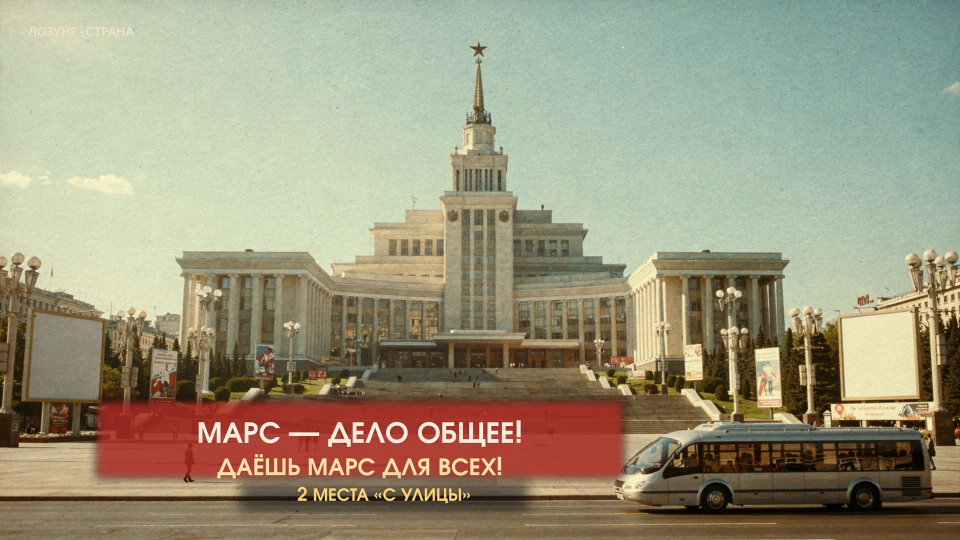
#> input picture assets/review/_s5_varB2.png, 1920 x 1080 px, given in place of review_113_s4_cap_before.png, which was not available (shown at 1/2 size)
$ python _s4_cap_ab2.py
#> lines starting #> are read from the running program, lines starting #| are printed output that depends on the picture; pictures that were not available may be replaced by others from this repository, and a replacement may not be noted
# -*- coding: utf-8 -*-
"""Лист для Ивана: было (наезд, мелкая низкая подпись) / стало в покое / стало на наезде."""
import os
from PIL import Image, ImageDraw, ImageFont

HERE = os.path.dirname(os.path.abspath(__file__))
REV = os.path.join(HERE, 'assets', 'review')
GOTHIC = '/usr/share/fonts/opentype/urw-base35/URWGothic-Demi.otf'
LATO = '/usr/share/fonts/truetype/lato/Lato-Bold.ttf'

PANELS = [
    ('review_113_s4_cap_before.png', 'БЫЛО', 'кегль 52, подпись внизу — на наезде уходила под подстрочник', (214, 96, 82)),
    ('review_113_s4_cap_wide.png', 'СТАЛО · покой', 'кегль 61 = 94% ширины экрана ТВ, сразу под телевизором', (126, 214, 128)),
    ('review_113_s4_cap_zoom.png', 'СТАЛО · наезд 1.5x', 'растёт до 91%, до подстрочника 101 px — не перекрывается', (126, 214, 128)),
]
W, HEAD = 1400, 78
ims = []
for fn, title, sub, col in PANELS:
    im = Image.open(os.path.join(REV, fn)).convert('RGB')
#> im is the input picture: PIL image 1920x1080 RGB; mean R, G, B 155.2, 150, 124.8
    im = im.resize((W, int(W * im.height / im.width)), Image.LANCZOS)
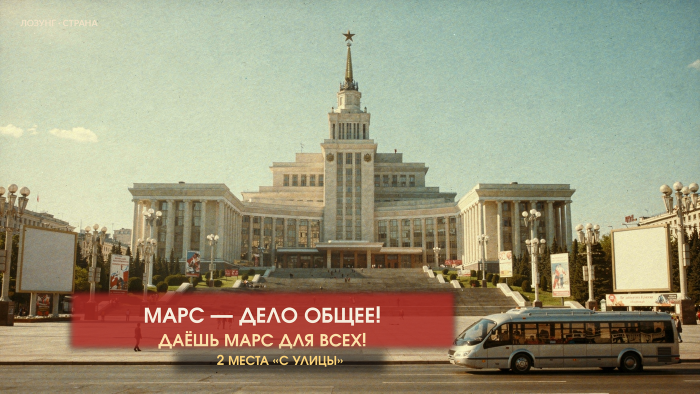
#> im: PIL image 1400x787 RGB (shown at 1/2 size); mean R, G, B 155.2, 150, 124.8
    ims.append((im, title, sub, col))
#> pass 2 of the loop `for fn, title, sub, col in PANELS:`:
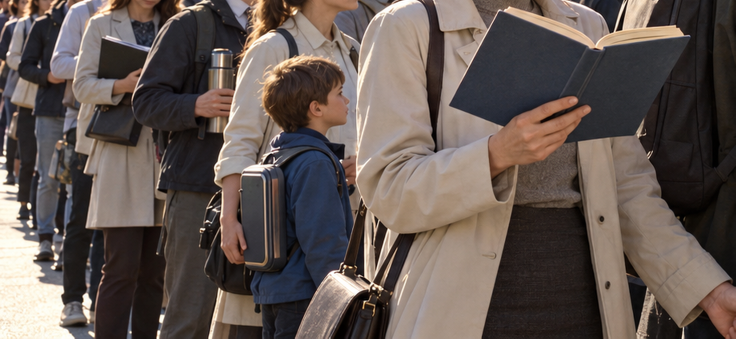
#> input picture assets/review/_s6_b_bottom.png, 1471 x 677 px, given in place of review_113_s4_cap_wide.png, which was not available (shown at 1/2 size)
#> im is the input picture: PIL image 1471x677 RGB; mean R, G, B 98.4, 86.8, 81.7
#> `im = im.resize((W, int(W * im.height / im.width)), Image.LANCZOS)`:
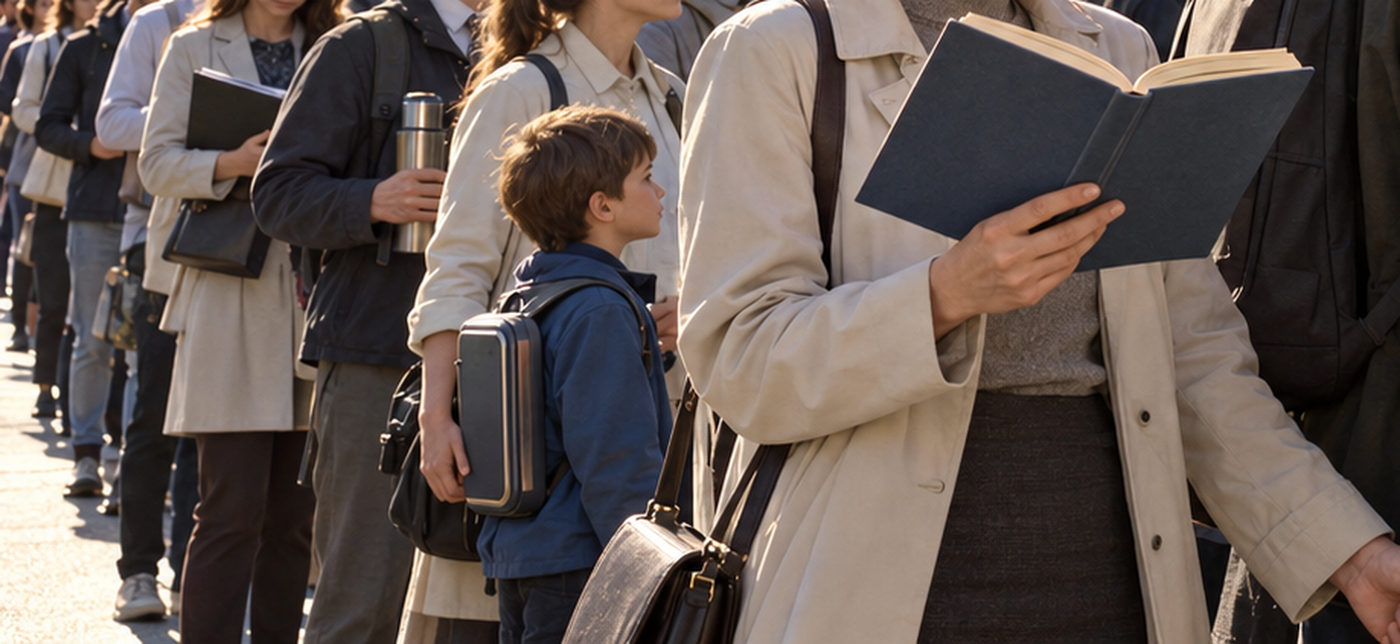
#> im: PIL image 1400x644 RGB; mean R, G, B 98.4, 86.8, 81.7

total_h = sum(im.height + HEAD for im, *_ in ims)
#> total_h = 2452
sheet = Image.new('RGB', (W, total_h), (14, 16, 22))
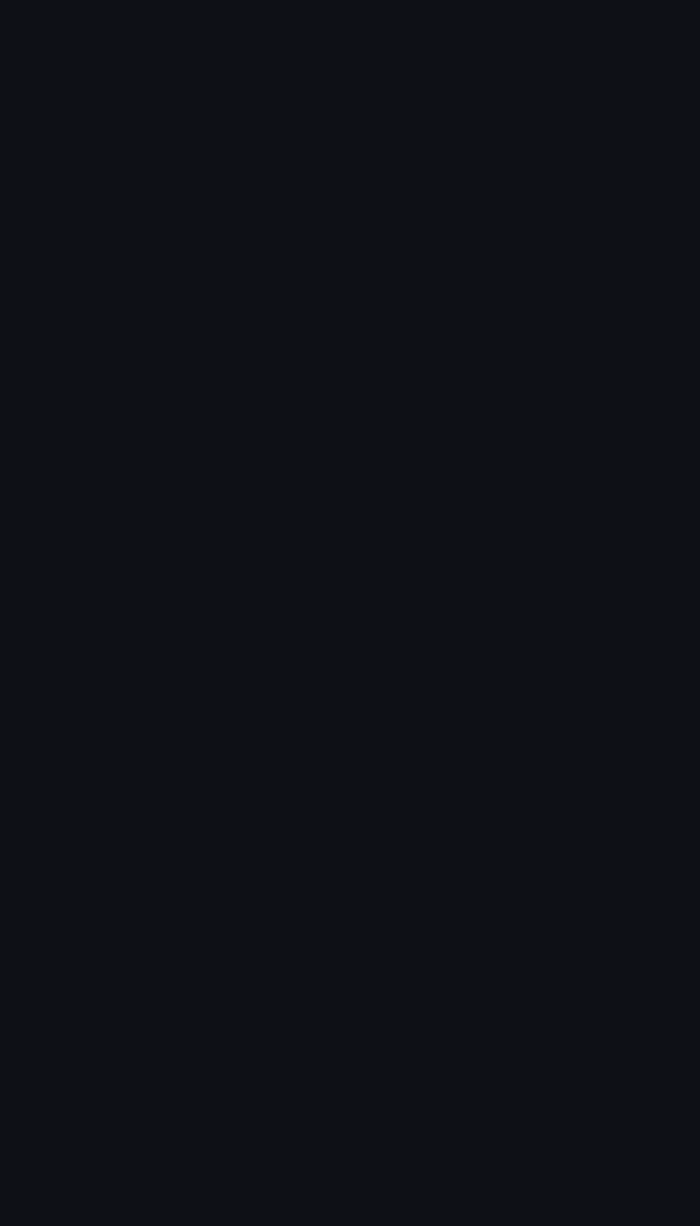
#> sheet: PIL image 1400x2452 RGB (shown at 1/2 size); mean R, G, B 14, 16, 22
d = ImageDraw.Draw(sheet)
f1 = ImageFont.truetype(GOTHIC, 34)
f2 = ImageFont.truetype(LATO, 22)
y = 0
for im, title, sub, col in ims:
    d.rectangle([0, y, W, y + HEAD - 6], fill=(22, 26, 34))
    d.text((24, y + 8), title, font=f1, fill=col)
    d.text((400, y + 26), sub, font=f2, fill=(226, 220, 206))
    y += HEAD
    sheet.paste(im, (0, y))
    y += im.height
    d.rectangle([0, y - 3, W, y], fill=(60, 66, 80))
#> this loop made 3 passes
#> (title, col, y) on passes 1 to 3: ('БЫЛО', (214, 96, 82), 865), ('СТАЛО · покой', (126, 214, 128), 1587), ('СТАЛО · наезд 1.5x', (126, 214, 128), 2452)
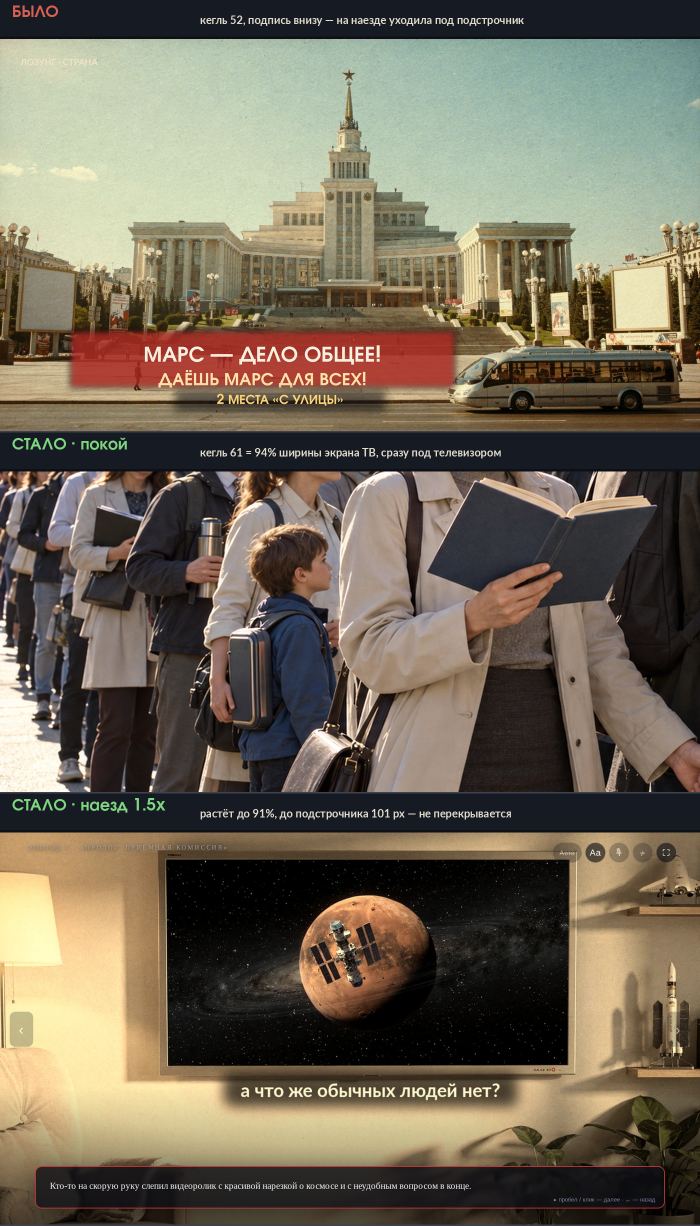
#> sheet: PIL image 1400x2452 RGB (shown at 1/2 size); mean R, G, B 113.5, 104.2, 87.7
#> after the loop, y = 2452
out = os.path.join(REV, 'review_114_s4_caption_fit.png')
sheet.save(out)
print(out, sheet.size, os.path.getsize(out), 'B')
#| assets/review/review_114_s4_caption_fit.png (1400, 2452) 4274394 B
